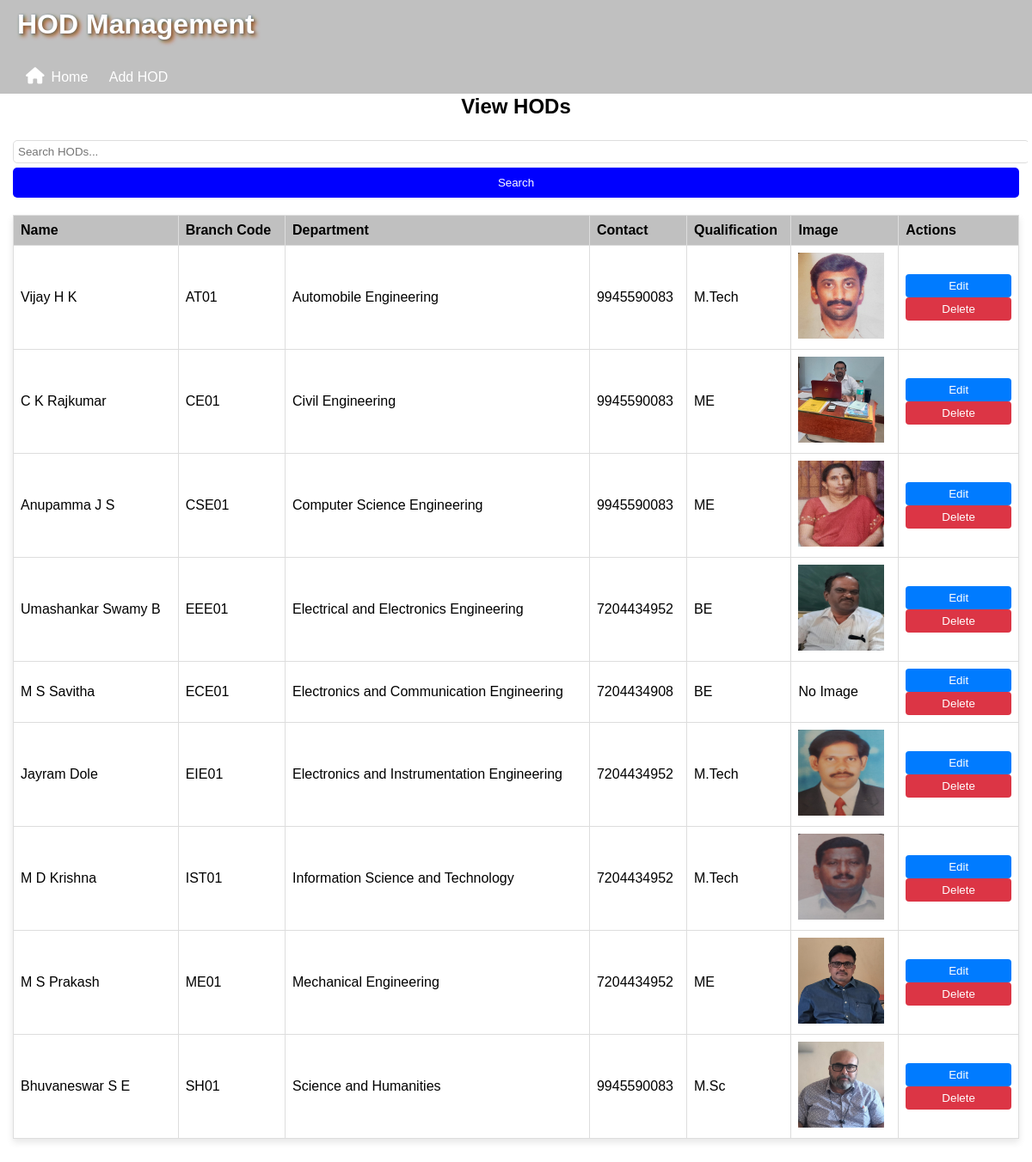
Before: /hods (signed in) with the older database file.
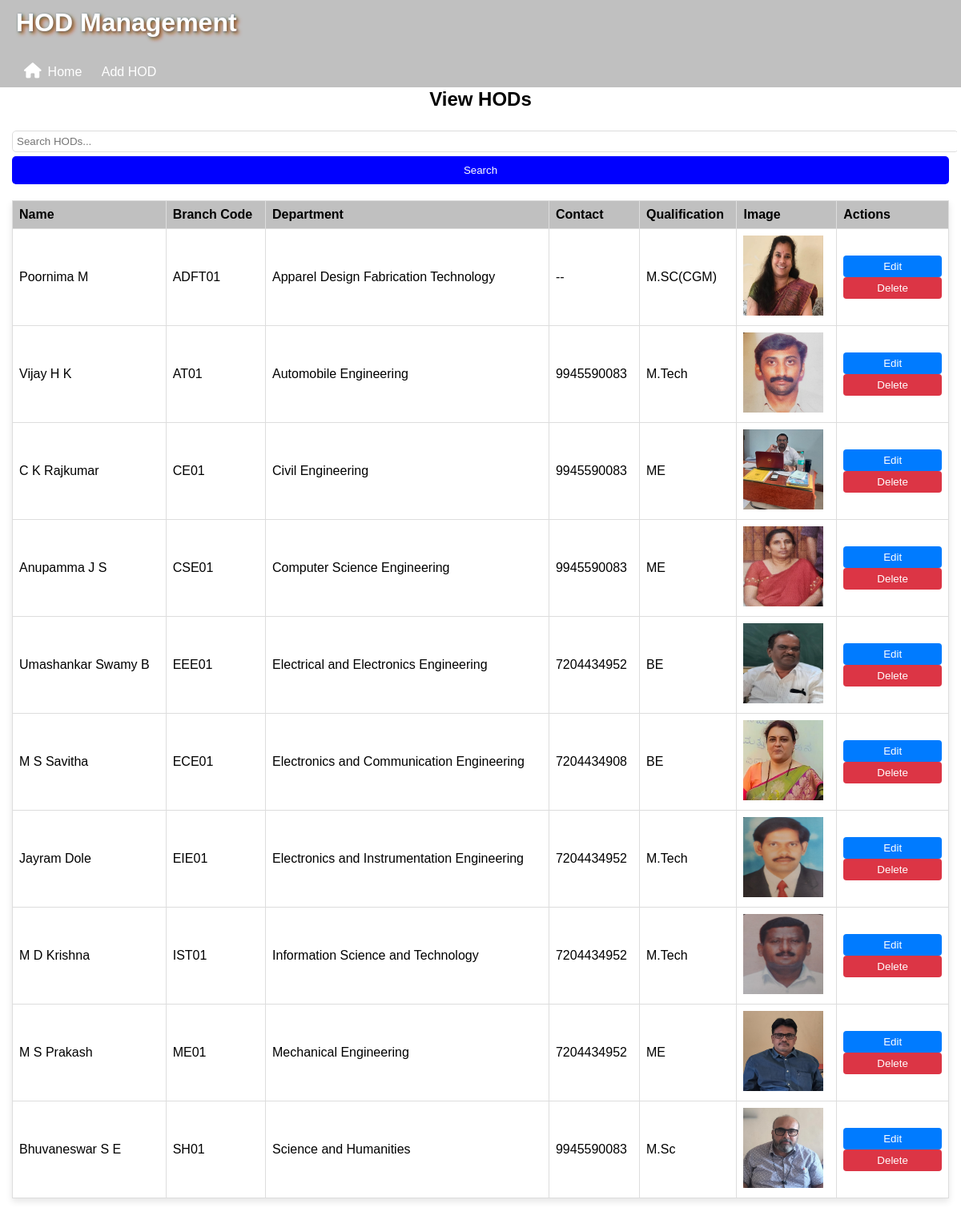
After: the same page with the newer database file.
### models.py (models this page shows)
class HOD(db.Model):
    __tablename__ = 'hods'  # Explicitly set table name
    id = db.Column(db.Integer, primary_key=True)
    hod_name = db.Column(db.String(100), nullable=False)
    department = db.Column(db.String(100), nullable=False)
    contact = db.Column(db.String(15), nullable=False)  # Changed from Integer to String
    qualification = db.Column(db.String(100), nullable=False)
    branch_code = db.Column(db.String(10), db.ForeignKey('branches.branch_code'), nullable=True)  # Fixed FK reference
    image_url = db.Column(db.String(255), nullable=True)

### app.py (the view)
@app.route('/hods')
@login_required
def view_hods():
    query = request.args.get('query', '')
    if query:
        hods = HOD.query.filter(
            (HOD.hod_name.ilike(f"%{query}%")) |
            (HOD.branch_code.ilike(f"%{query}%")) |
            (HOD.department.ilike(f"%{query}%")) |
            (HOD.qualification.ilike(f"%{query}%"))
        ).order_by(HOD.department.asc()).all()  # Sorting by hod_id in ascending order
    else:
        hods = HOD.query.order_by(HOD.department.asc()).all()  # Sorting by hod_id in ascending order
    return render_template("view_hod.html", hod_members=hods)

### app.py (called while the page is built)
@login_manager.user_loader
def load_user(user_id):
    return User.query.get(int(user_id))

### templates/view_hod.html (shortened to what this page needs)
{% extends "hod.html" %}
{% block content %}
<h2>View HODs</h2>
<form method="GET" action="{{ url_for('view_hods') }}">
  <input type="text" name="query" placeholder="Search HODs..." value="{{ request.args.get('query', '') }}">
  <button type="submit">Search</button>
</form>
<table>
  <thead>
  <tr>
    <th>Name</th>
    <th>Branch Code</th>
    <th>Department</th>
    <th>Contact</th>
    <th>Qualification</th>
    <th>Image</th>
    <th>Actions</th>
  </tr>
  </thead>
  <tbody>
  {% for hod in hod_members %}
  <tr>
    <td>{{ hod.hod_name }}</td>
    <td>{{ hod.branch_code }}</td>
    <td>{{ hod.department }}</td>
    <td>{{ hod.contact }}</td>
    <td>{{ hod.qualification }}</td>
    <td>
      {% if hod.image_url %}
      <img src="{{ hod.image_url }}" alt="HOD Image" width="100" height="100">
      {% else %}
      No Image
      {% endif %}
    </td>
    <td>
      <a href="{{ url_for('edit_hod', id=hod.id) }}">
        <button type="button" class="edit-btn">Edit</button>
      </a>
      <form action="{{ url_for('delete_hod', id=hod.id) }}" method="POST" style="display:inline;">
        <button type="submit" class="delete-btn" onclick="return confirm('Are you sure you want to delete this HOD?');">Delete</button>
      </form>
    </td>
  </tr>
  {% endfor %}
  </tbody>
</table>
{% endblock %}

### templates/hod.html (shortened to what this page needs)
<!DOCTYPE html>
<html lang="en">
<head>
    <link rel="stylesheet" href="/static/styles.css">
    <link href="https://cdnjs.cloudflare.com/ajax/libs/font-awesome/6.0.0-beta3/css/all.min.css" rel="stylesheet">
</head>
<body>
<header>
    <h1>HOD Management</h1><br>
    <nav>
        <a href="/dashboard"><i class="fas fa-home"></i>Home</a>
        <a href="/add_hod">Add HOD</a>
    </nav>
</header>
<main>
    {% block content %}{% endblock %}
</main>
</body>
</html>

### static/styles.css (style rules this page uses)
body { font-family: Arial, sans-serif; margin: 5px; padding: 0; height: 100vh; }
h2 { text-align: center; }
input { width: 100%; padding: 10px; margin: 10px 0; border: 1px solid #ddd; border-radius: 5px; }
header { background-color: silver; color: black; padding: 10px 20px; position: fixed; top: 0; left: 0; width: 100%; z-index: 1000; }
header h1 { margin: 0; height: 50px; }
header nav a { color: white; margin: 0 10px; text-decoration: none; }
main { padding: 10px; margin-top: 80px; height: calc(100vh - 80px); overflow-y: auto; }
table { width: 100%; border-collapse: collapse; margin-top: 20px; box-shadow: 0 4px 8px rgba(0, 0, 0, 0.1); }
table th, table td { border: 1px solid #ddd; padding: 8px; text-align: left; }
table th { background-color: silver; color: black; }
form input { margin: 5px 0; padding: 5px; }
button { width: 100%; padding: 10px; background-color: #0000ff; color: white; border: none; border-radius:5px; cursor: pointer; }
a i { margin-right: 8px; font-size: 1.2em; }
h1 { font-family: 'Arial', sans-serif; font-size: 2em; color: #fff; text-shadow: 3px 3px 5px rgba(255, 0, 0, 0.6), 2px 2px 4px rgba(0, 255, 0, 0.6), 1px 1px 3px rgba(0, 0, 255, 0.6); }

### templates/view_hod.html (style rules this page uses)
.edit-btn { background-color: #007BFF; color: white; border: none; padding: 6px 12px; cursor: pointer; border-radius: 4px; }
.delete-btn { background-color: #dc3545; color: white; border: none; padding: 6px 12px; cursor: pointer; border-radius: 4px; }

Changed rows visible on the page:
added HOD: hod_name "Poornima M", branch_code "ADFT01", department "Apparel Design Fabrication Technology", contact "--", qualification "M.SC(CGM)", image_url (picture)
changed HOD "M S Savitha": image_url: picture added; no longer shows "No Image"
